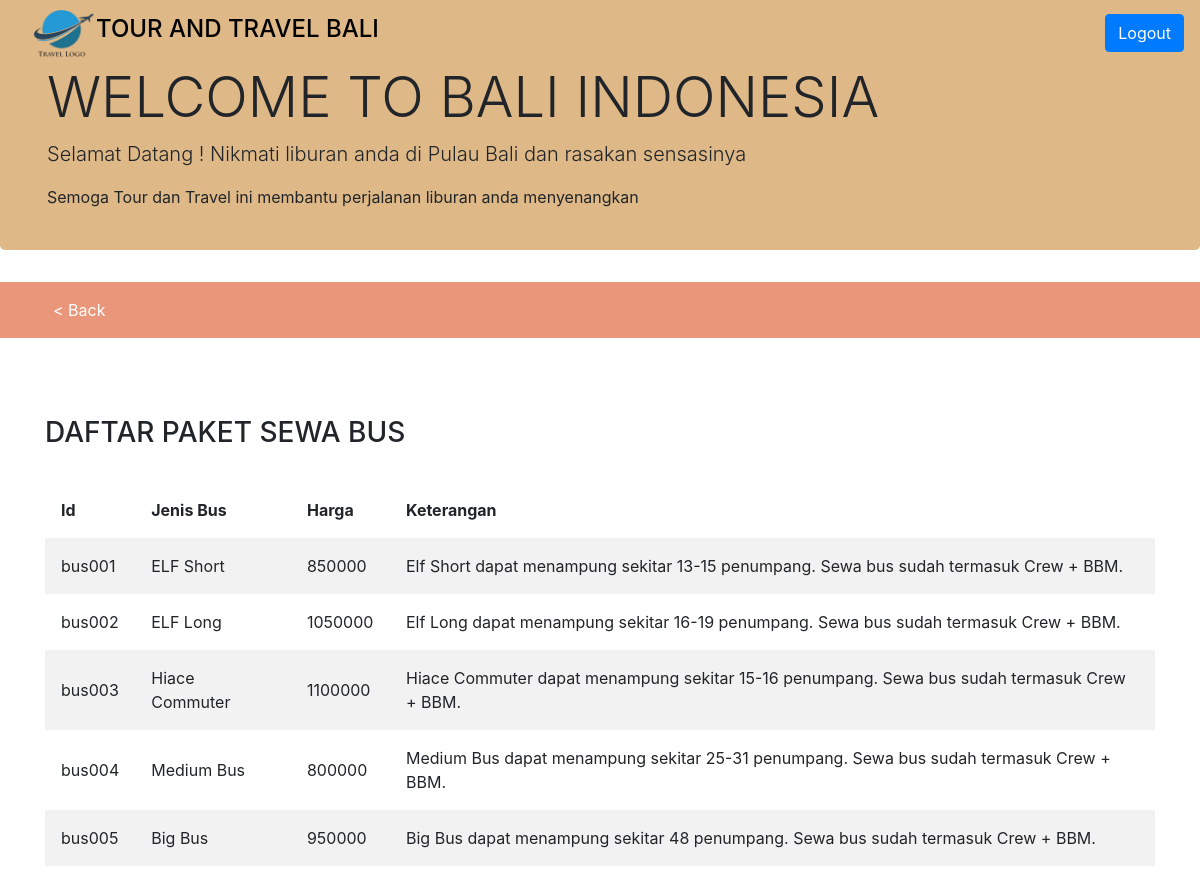
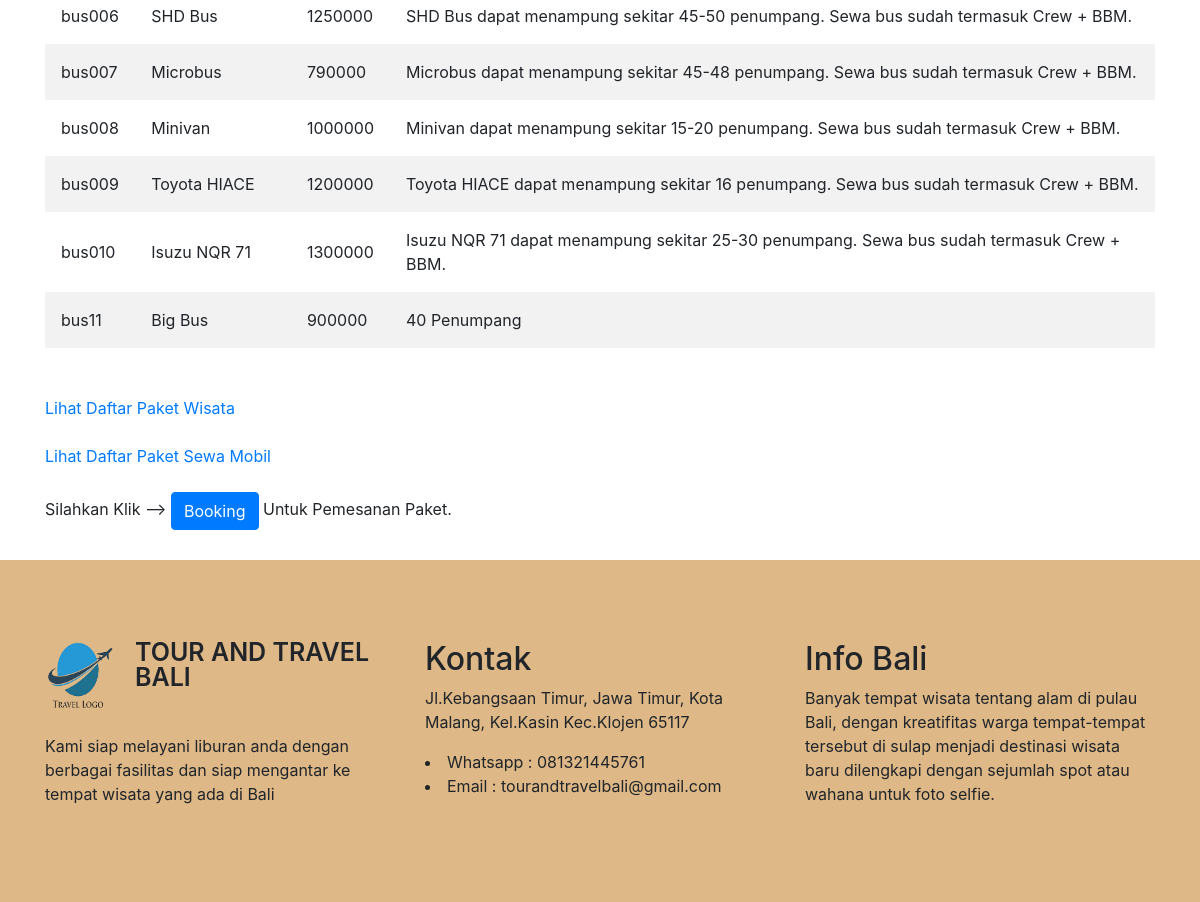
The page /paketbus.php on the database its author committed (2 pictures, top to bottom).
### tables this page shows
CREATE TABLE `paketbus` (
  `Id` varchar(10) NOT NULL,
  `Jenis_Bus` varchar(50) NOT NULL,
  `Harga` double NOT NULL,
  `Keterangan` varchar(255) NOT NULL,
  `lokasi_foto` varchar(255) NOT NULL
);

### paketbus.php (the view, shortened to what this page needs)
<!DOCTYPE html>
<html lang="en">
<head>
    <link rel="stylesheet" href="https://maxcdn.bootstrapcdn.com/bootstrap/4.5.2/css/bootstrap.min.css">
    <link rel="stylesheet" href="fonts/font-awesome.min.css">
    <link rel="stylesheet" href="style.css">
</head>
<body>
    <div class="header">
        <header>
            <?php include 'header.php';?>
        </header>
    </div>
    <div class="jumbotron">
        <div class="container">
          <h1 class="display-4"> WELCOME TO BALI INDONESIA</h1>
          <p class="lead">Selamat Datang ! Nikmati liburan anda di Pulau Bali dan rasakan sensasinya</p>
          <p>Semoga Tour dan Travel ini membantu perjalanan liburan anda menyenangkan</p>
        </div>
    </div>
    <div class="menu2">
        <header>
            <?php include 'menu2.php';?>
        </header>
    </div>
    <div class="container page-top">
            <div class="row">
                <div class="col text-left">
                    <br> <br>
                    <h3>DAFTAR PAKET SEWA BUS</h3>
                    <br>
                </div>
            </div>
        <table>
            <tr>
                <th> Id </th>
                <th> Jenis Bus </th>
                <th> Harga </th>
                <th> Keterangan </th>
            </tr>
            <?php
                include "koneksi.php";
                $query ="SELECT * FROM paketbus";
                $result = mysqli_query($connect, $query);
                if (mysqli_num_rows($result)>0) {
                    while ($row = mysqli_fetch_array($result)) {
            ?>
            <tr>
                <td> <?php echo $row["Id"] ?> </td>
                <td> <?php echo $row["Jenis_Bus"] ?> </td>
                <td> <?php echo $row["Harga"] ?> </td>
                <td> <?php echo $row["Keterangan"] ?> </td>
            <?php
                }
            }
            else {
                echo "0 result";
            }
            ?>
            </tr>
        </table>
        <br> <br>
        <a href="paketwisata.php">Lihat Daftar Paket Wisata</a> <br> <br>
        <a href="paketmobil.php">Lihat Daftar Paket Sewa Mobil</a>
        <br> <br>
        <?php
        echo "Silahkan Klik --> "
        ?>
        <a href="booking.php" class="btn btn-primary">Booking</a>
        <?php
        echo "Untuk Pemesanan Paket."
        ?>
    </div>
    <div class="footer page-top">
        <header>
            <?php include 'footer.php';?>
        </header>
    </div>
</body>
</html>

### style.css (style rules this page uses)
.jumbotron { background-color: burlywood; width: 100%; height: 250px; }
.page-top { margin-top:30px; }

### paketbus.php (style rules this page uses)
table { border-collapse: collapse; border-spacing: 0; width: 100%; border: 1 px solid #ddd; }
th, td { text-align: left; padding: 16px; }
tr:nth-child(even) { background-color: #f2f2f2; }

### rows shown on the page
paketbus: Id "bus001", Jenis_Bus "ELF Short", Harga "850000", Keterangan "Elf Short dapat menampung sekitar 13-15 penumpang. Sewa bus sudah termasuk Crew + BBM."
paketbus: Id "bus002", Jenis_Bus "ELF Long", Harga "1050000", Keterangan "Elf Long dapat menampung sekitar 16-19 penumpang. Sewa bus sudah termasuk Crew + BBM."
paketbus: Id "bus003", Jenis_Bus "Hiace Commuter", Harga "1100000", Keterangan "Hiace Commuter dapat menampung sekitar 15-16 penumpang. Sewa bus sudah termasuk Crew + BBM."
paketbus: Id "bus004", Jenis_Bus "Medium Bus", Harga "800000", Keterangan "Medium Bus dapat menampung sekitar 25-31 penumpang. Sewa bus sudah termasuk Crew + BBM."
paketbus: Id "bus005", Jenis_Bus "Big Bus", Harga "950000", Keterangan "Big Bus dapat menampung sekitar 48 penumpang. Sewa bus sudah termasuk Crew + BBM."
paketbus: Id "bus006", Jenis_Bus "SHD Bus", Harga "1250000", Keterangan "SHD Bus dapat menampung sekitar 45-50 penumpang. Sewa bus sudah termasuk Crew + BBM."
paketbus: Id "bus007", Jenis_Bus "Microbus", Harga "790000", Keterangan "Microbus dapat menampung sekitar 45-48 penumpang. Sewa bus sudah termasuk Crew + BBM."
paketbus: Id "bus008", Jenis_Bus "Minivan", Harga "1000000", Keterangan "Minivan dapat menampung sekitar 15-20 penumpang. Sewa bus sudah termasuk Crew + BBM."
paketbus: Id "bus009", Jenis_Bus "Toyota HIACE", Harga "1200000", Keterangan "Toyota HIACE dapat menampung sekitar 16 penumpang. Sewa bus sudah termasuk Crew + BBM."
paketbus: Id "bus010", Jenis_Bus "Isuzu NQR 71", Harga "1300000", Keterangan "Isuzu NQR 71 dapat menampung sekitar 25-30 penumpang. Sewa bus sudah termasuk Crew + BBM."
paketbus: Id "bus11", Jenis_Bus "Big Bus", Harga "900000", Keterangan "40 Penumpang"
